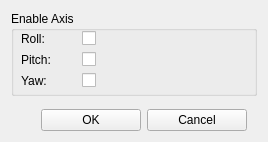
<?xml version="1.0" encoding="UTF-8"?>
<ui version="4.0">
 <class>UICFTNClientControls</class>
 <widget class="QWidget" name="UICFTNClientControls">
  <property name="geometry">
   <rect>
    <x>0</x>
    <y>0</y>
    <width>268</width>
    <height>142</height>
   </rect>
  </property>
  <property name="windowTitle">
   <string>FTNoIR tracker settings FaceTrackNoIR</string>
  </property>
  <property name="windowIcon">
   <iconset>
    <normaloff>images/FaceTrackNoIR.png</normaloff>images/FaceTrackNoIR.png</iconset>
  </property>
  <property name="layoutDirection">
   <enum>Qt::LeftToRight</enum>
  </property>
  <property name="autoFillBackground">
   <bool>false</bool>
  </property>
  <layout class="QVBoxLayout" name="_vertical_layout">
   <item>
    <widget class="QGroupBox" name="groupBox_3">
     <property name="minimumSize">
      <size>
       <width>0</width>
       <height>85</height>
      </size>
     </property>
     <property name="title">
      <string>Enable Axis</string>
     </property>
     <widget class="QWidget" name="layoutWidget">
      <property name="geometry">
       <rect>
        <x>10</x>
        <y>20</y>
        <width>81</width>
        <height>60</height>
       </rect>
      </property>
      <layout class="QGridLayout" name="gridLayout_2">
       <item row="2" column="1">
        <widget class="QCheckBox" name="chkEnableYaw">
         <property name="maximumSize">
          <size>
           <width>20</width>
           <height>16777215</height>
          </size>
         </property>
         <property name="layoutDirection">
          <enum>Qt::LeftToRight</enum>
         </property>
         <property name="text">
          <string/>
         </property>
        </widget>
       </item>
       <item row="0" column="0">
        <widget class="QLabel" name="label_6">
         <property name="text">
          <string>Roll:</string>
         </property>
        </widget>
       </item>
       <item row="1" column="0">
        <widget class="QLabel" name="label_9">
         <property name="text">
          <string>Pitch:</string>
         </property>
        </widget>
       </item>
       <item row="1" column="1">
        <widget class="QCheckBox" name="chkEnablePitch">
         <property name="maximumSize">
          <size>
           <width>20</width>
           <height>16777215</height>
          </size>
         </property>
         <property name="layoutDirection">
          <enum>Qt::LeftToRight</enum>
         </property>
         <property name="text">
          <string/>
         </property>
        </widget>
       </item>
       <item row="0" column="1">
        <widget class="QCheckBox" name="chkEnableRoll">
         <property name="maximumSize">
          <size>
           <width>20</width>
           <height>16777215</height>
          </size>
         </property>
         <property name="layoutDirection">
          <enum>Qt::LeftToRight</enum>
         </property>
         <property name="styleSheet">
          <string notr="true"/>
         </property>
         <property name="text">
          <string/>
         </property>
        </widget>
       </item>
       <item row="2" column="0">
        <widget class="QLabel" name="label_11">
         <property name="text">
          <string>Yaw:</string>
         </property>
        </widget>
       </item>
      </layout>
     </widget>
    </widget>
   </item>
   <item>
    <spacer name="verticalSpacer">
     <property name="orientation">
      <enum>Qt::Vertical</enum>
     </property>
     <property name="sizeHint" stdset="0">
      <size>
       <width>20</width>
       <height>40</height>
      </size>
     </property>
    </spacer>
   </item>
   <item>
    <layout class="QHBoxLayout" name="horizontalLayout">
     <item>
      <spacer name="horizontalSpacer_2">
       <property name="orientation">
        <enum>Qt::Horizontal</enum>
       </property>
       <property name="sizeHint" stdset="0">
        <size>
         <width>40</width>
         <height>20</height>
        </size>
       </property>
      </spacer>
     </item>
     <item>
      <layout class="QHBoxLayout" name="horizontalLayout_2">
       <property name="sizeConstraint">
        <enum>QLayout::SetDefaultConstraint</enum>
       </property>
       <item>
        <widget class="QPushButton" name="btnOK">
         <property name="sizePolicy">
          <sizepolicy hsizetype="Preferred" vsizetype="Fixed">
           <horstretch>0</horstretch>
           <verstretch>0</verstretch>
          </sizepolicy>
         </property>
         <property name="minimumSize">
          <size>
           <width>100</width>
           <height>0</height>
          </size>
         </property>
         <property name="maximumSize">
          <size>
           <width>100</width>
           <height>16777215</height>
          </size>
         </property>
         <property name="text">
          <string>OK</string>
         </property>
        </widget>
       </item>
       <item>
        <widget class="QPushButton" name="btnCancel">
         <property name="sizePolicy">
          <sizepolicy hsizetype="Preferred" vsizetype="Fixed">
           <horstretch>0</horstretch>
           <verstretch>0</verstretch>
          </sizepolicy>
         </property>
         <property name="minimumSize">
          <size>
           <width>100</width>
           <height>0</height>
          </size>
         </property>
         <property name="maximumSize">
          <size>
           <width>100</width>
           <height>16777215</height>
          </size>
         </property>
         <property name="text">
          <string>Cancel</string>
         </property>
        </widget>
       </item>
      </layout>
     </item>
     <item>
      <spacer name="horizontalSpacer">
       <property name="orientation">
        <enum>Qt::Horizontal</enum>
       </property>
       <property name="sizeType">
        <enum>QSizePolicy::Fixed</enum>
       </property>
       <property name="sizeHint" stdset="0">
        <size>
         <width>10</width>
         <height>20</height>
        </size>
       </property>
      </spacer>
     </item>
    </layout>
   </item>
  </layout>
 </widget>
 <tabstops>
  <tabstop>btnOK</tabstop>
  <tabstop>btnCancel</tabstop>
 </tabstops>
 <resources/>
 <connections/>
 <slots>
  <slot>startEngineClicked()</slot>
  <slot>stopEngineClicked()</slot>
  <slot>cameraSettingsClicked()</slot>
 </slots>
</ui>
